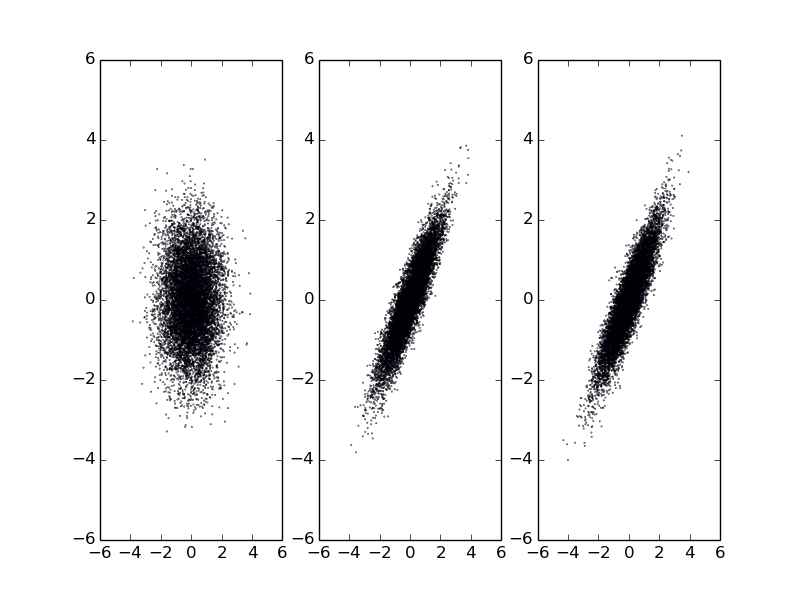

Here is the Python script that generated this plot:
import numpy as np
import matplotlib
import math
matplotlib.use('Agg')

import matplotlib.pyplot as plt

np.random.seed(1337)
N = 10000

# generate samples
Z = np.random.normal(0, 1, (2, N))
plt.subplot(131)
plt.scatter(Z[0], Z[1], 0.1)
plt.xlim(-6, 6)
plt.ylim(-6, 6)

# SVD
Q = np.array([[1, 1], [1, -1]]) / (2**0.5)
D = np.array([[1.9, 0], [0, 0.1]])

# make X
S = Q.dot(D**0.5)
X = S.dot(Z)
plt.subplot(132)
plt.scatter(X[0], X[1], 0.1)
plt.xlim(-6, 6)
plt.ylim(-6, 6)

# using Numpy's implementation
Y = np.random.multivariate_normal(np.zeros(2), [[1.0, 0.9], [0.9, 1.0]], N).transpose()
plt.subplot(133)
plt.scatter(Y[0], Y[1], 0.1)
plt.xlim(-6, 6)
plt.ylim(-6, 6)

plt.savefig('q2-2.png')
